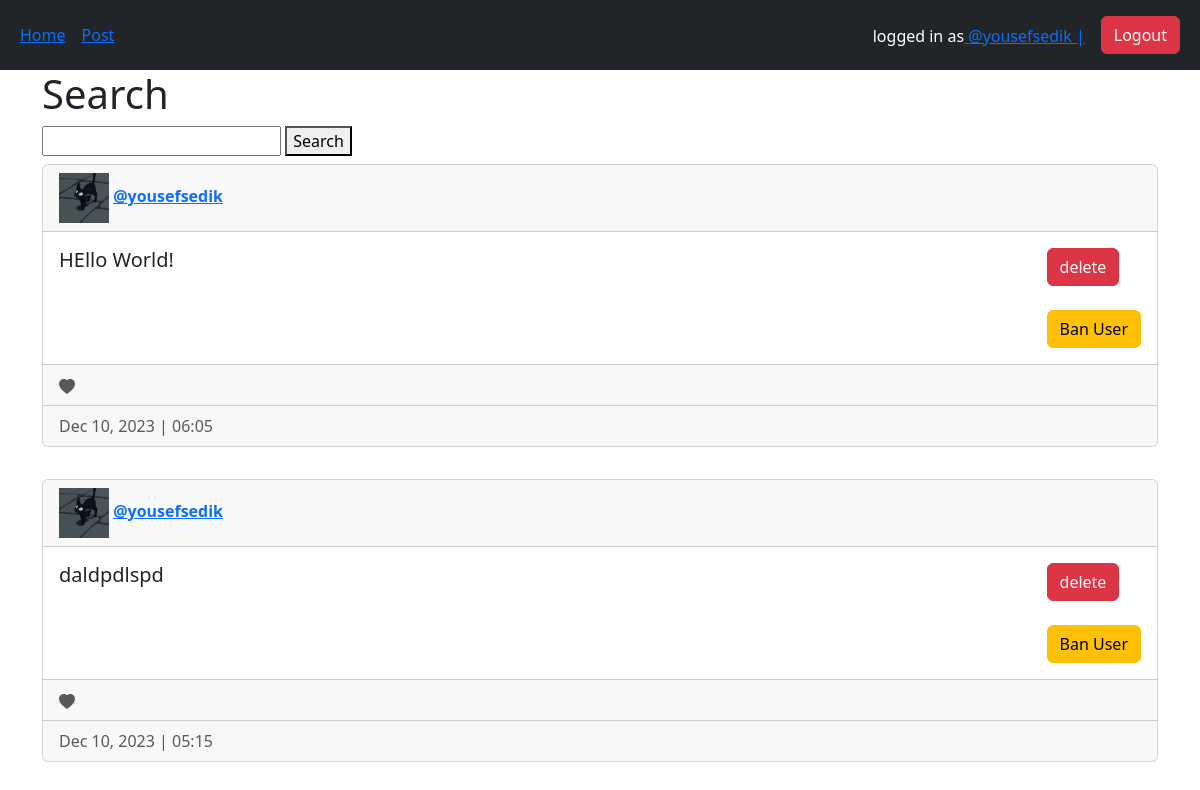
The page / (signed in) on the database its author committed.
### main/models.py (models this page shows, shortened)
class User(AbstractUser):
    name = models.CharField(max_length=50, null=True)
    email = models.EmailField(unique=True, null=True)
    avatar = models.ImageField(default = 'default.png', null=True)
    USERNAME_FIELD = 'email'
    REQUIRED_FIELDS = []

class Post(models.Model):
    author = models.ForeignKey(User, on_delete=models.CASCADE)
    post_text = models.TextField(max_length=200, unique_for_date='')
    created_at = models.DateTimeField(auto_now_add=True)
    updated_at = models.DateTimeField(auto_now=True)
    likes = models.ManyToManyField(User, related_name='liked_posts', blank=True)
    objects = PostManager()
    class Meta:
        ordering  = ["-created_at"]

### main/views.py (the view, shortened to what this page needs)
# urls.py: 2. Add a URL to urlpatterns:  path('', views.home, name='home')
def home(re):
    all_posts = models.Post.objects.get_first(5)
    month_number = {'1':'Jan', '2':'Feb', '3':'Mar', '4':'Apr',
                    '5':'May', '6':'Jun', '7':'Jul', '8':'Aug', '9':'Sep'
                    , '10':'Oct', '11':'Nov', '12': 'Dec'}
    for post in all_posts:
        post.created_at = f"{month_number[str(post.created_at.month)]} {post.created_at.day}, {post.created_at.year} |\
        {str(post.created_at.hour%12 +1).zfill(2)}:{str(post.created_at.minute).zfill(2)} "
    return render(re, 'main/home.html', {'posts': all_posts} )

### main/models.py (called while the page is built)
    def get_first(self, number):
        return Post.objects.all()[:min(Post.objects.all().count(), number)]

### main/templates/main/home.html (shortened to what this page needs)
{% extends 'main/base.html' %}
{% block content %}
      <form action="" method="POST">
            <h1>Search</h1>
            <input type="text" name="search_panel" value="{{ request.GET.search_panel }}" id="">
            <button type="submit">Search</button>
      </form>
      {% include 'main/show_posts.html' %}
{% endblock content %}

### main/templates/main/base.html (shortened to what this page needs)
{% load static %}
{% load crispy_forms_tags %}
<!DOCTYPE html>
<html lang="en">
<head>
    <link rel="stylesheet" href="{% static 'css/bootstrap.min.css' %}">
    <link rel="stylesheet" href="{% static 'css/all.min.css' %}">
    <link rel="stylesheet" href="{% static 'css/style.css' %}">
</head>
<body>
  <nav class="navbar navbar-expand-lg navbar-dark bg-dark">
     <div class="container-fluid">
          <div>
            <ul class="navbar-nav">
                <li class="nav-link" > <a href="/home"> Home</a></li>
                <li class="nav-link" ><a href="{% url 'create_post' %}"> Post</a></li>
            </ul>
          </div>
          <div>
            <ul class="navbar-nav">
                {% if user.is_authenticated %}
                <li class="nav-link active mt-2" > logged in as<a href="{% url 'view_profile' user.username %}">  @{{ user.username }} |</a></li>
                <form action="{% url 'logout' %}" method="post">
                  <li class="nav-link"  id="logout"> <button type="submit" class="btn btn-danger" > Logout</button></li>
                </form>
                {% else %}
                <li class="nav-link" > <a href="{% url 'login' %}"> Login</a></li>
                {% endif %}
            </ul>
          </div>
</div>
  </nav>
  <div class="container">
    {% block content %}
    {% endblock content %}
  </div>
</body>
</html>

### main/templates/main/show_posts.html
{% for post in posts %}
<div class="card mt-2">
    <div class="card-header">
        <img src="{{ post.author.avatar.url }}" alt="" width="50" height="50">
        <strong><a href="{% url 'view_profile' post.author.username %}">@{{ post.author.username }}</a></strong></div>
    <div class="card-body d-flex flex-row justify-content-between">
                  <div>
                      <h5 class="card-title"> {{ post.post_text}} </h5>
                    </div>
                    {% include 'main/options_access.html' %}
                </div>
                {% include 'main/like_btn.html' %}
                {% include 'main/viewDateInfo.html' %}
            </div>
       <br>
       {% empty %}
       <h3 style="text-align: center;">No Posts yet :(</h3>
{% endfor %}

### main/templates/main/options_access.html (shortened to what this page needs)
<div>
    {% if user == post.author or perms.main.delete_post %}
    <form action="" method="post">
        <button type="submit" class="btn btn-danger" name="post-id" value="{{ post.id }}">delete</button>
    </form>
    {% endif %}
    {% if user.is_staff %}
    <form action="" method="post">{%csrf_token%}<br>
        <button type="submit" class="btn btn-warning" name="user-id" value="{{ post.author.id }}">Ban User</button>
    </form>
    {% endif %}
</div>

### main/templates/main/like_btn.html (shortened to what this page needs)
<div class="card-footer text-muted">
    <svg xmlns="http://www.w3.org/2000/svg" width="16" height="16" fill="currentColor" class="bi bi-heart-fill" viewBox="0 0 16 16">
        <path fill-rule="evenodd" d="M8 1.314C12.438-3.248 23.534 4.735 8 15-7.534 4.736 3.562-3.248 8 1.314"></path>
    </svg>
</div>

### main/templates/main/viewDateInfo.html
<div class="card-footer text-muted">
    {{post.created_at}}
</div>

### rows shown on the page
User: username "yousefsedik"
Post: author.avatar (picture), author.username "yousefsedik", post_text "HEllo World!", {{ post.id }} 2 (drawn), created_at "Dec 10, 2023 | 06:05"
Post: author.avatar (picture), author.username "yousefsedik", post_text "daldpdlspd", {{ post.id }} 1 (drawn), created_at "Dec 10, 2023 | 05:15"
